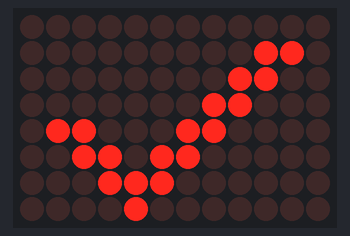
A sketch run on a simulated Arduino Uno R4 WiFi. Parts: 12×8 LED matrix.

Above: at 0.1 s.

The sketch:

tick_display.ino
```cpp
// Display a tick on the Arduino UNO R4 WiFi's built-in lights.
// This library comes with the Arduino UNO R4 Boards package.
#include <Arduino_LED_Matrix.h>

// Create a display controller and give it the name "matrix".
ArduinoLEDMatrix matrix;

// Our picture: 8 rows of 12 lights. 1 = on, 0 = off.
// "byte" stores a small whole number; this grid only uses 0 and 1.
byte tick[8][12] = {
  {0, 0, 0, 0, 0, 0, 0, 0, 0, 0, 0, 0},
  {0, 0, 0, 0, 0, 0, 0, 0, 0, 1, 1, 0},
  {0, 0, 0, 0, 0, 0, 0, 0, 1, 1, 0, 0},
  {0, 0, 0, 0, 0, 0, 0, 1, 1, 0, 0, 0},
  {0, 1, 1, 0, 0, 0, 1, 1, 0, 0, 0, 0},
  {0, 0, 1, 1, 0, 1, 1, 0, 0, 0, 0, 0},
  {0, 0, 0, 1, 1, 1, 0, 0, 0, 0, 0, 0},
  {0, 0, 0, 0, 1, 0, 0, 0, 0, 0, 0, 0}
};

// Arduino runs setup once each time the program starts.
void setup() {
  matrix.begin();                   // Start the display.
  matrix.renderBitmap(tick, 8, 12);  // Show our picture: 8 rows, 12 columns.
}

// Arduino repeatedly runs loop after setup has finished.
void loop() {
  // Nothing needs to change. The display library keeps the tick lit.
}
```
